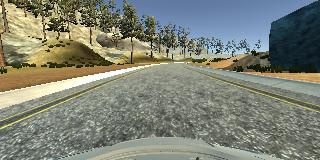
#> input picture Term1/P3_Behavioral Cloning/submission_imgs/flipped.jpg, 320 x 160 px
$ python -i video_gen.py   (imports and definitions only)   (older library calls are emulated)
#> lines starting #> are read from the running program, lines starting #| are printed output that depends on the picture
### Term1/P4_Advanced Lane Finding/calibrate_cam.py
import numpy as np
import cv2
import glob

# prepare object points, like (0,0,0), (1,0,0), (2,0,0) ....,(6,5,0)
objp = np.zeros((6*9, 3), np.float32)
objp[:,:2] = np.mgrid[0:9, 0:6].T.reshape(-1, 2)

# Arrays to store object points and image points from all the images.
objpoints = [] # 3d points in the real world space
imgpoints = [] # 2d points in image plane

# [21 lines left out: function get_obj_img_points, not called in this run]

# Calibrate Camera
def calibrate_camera():
    import pickle
    import os
    mtx = []
    dist = []

    if os.path.exists('mtx_dist_pickle.p'):
        f = pickle.load(open('mtx_dist_pickle.p', 'rb'))
        mtx = f['mtx']
        dist = f['dist']
    else:
        # Calibrate camera and obtain mtx and dist coefficients
        img = cv2.imread('./test_images/test1.jpg')
        img_size = (img.shape[1], img.shape[0])

        objpoints, imgpoints = get_obj_img_points()
        ret, mtx, dist, rvecs, tvecs = cv2.calibrateCamera(objpoints, imgpoints, img_size, None, None)

        dist_pickle = {}
        dist_pickle['mtx'] = mtx
        dist_pickle['dist'] = dist
        pickle.dump(dist_pickle, open('mtx_dist_pickle.p', 'wb'))
    return mtx, dist

### Term1/P4_Advanced Lane Finding/tracker.py
import numpy as np

class tracker():
	def __init__(self, Mywindow_width, Mywindow_height, Mymargin, My_ym=1, My_xm=1, Mysmooth_factor=15):
		# List that stores all the past (left, center) center set values used for smoothing the output
#> further down, picture is the input picture: shape (160, 320, 3); mean B, G, R 117.5, 130.2, 126.6
		self.recent_centers = []

		# the width in pixels that is used for selecting the range within which the values are used for curve calculation
		self.window_width = Mywindow_width

		# the height in pixels that is used for selecting the range within which the values are used for curve calculation
		self.window_height = Mywindow_height

		# the margin which is used for selecting range of pixels around the centraids for line identification
		self.margin = Mymargin

		self.ym = My_ym     # meters per pixel in vertical axis

		self.xm = My_xm     # meters per pixel in horizontal axis

		self.smooth_factor = Mysmooth_factor

	# [37 lines left out: function find_window_centroids, not called in this run]

### Term1/P4_Advanced Lane Finding/video_gen.py
from moviepy.editor import VideoFileClip
import numpy as np
import cv2
import glob
from calibrate_cam import calibrate_camera
from tracker import tracker

# [1 line that did not run here, left out]

# Applies a Gaussian Noise kernel
def gaussian_blur(img, kernel_size):
    return cv2.GaussianBlur(img, (kernel_size, kernel_size), 0)

# Calculate color transformations, image gradients and thresholds
def abs_sobel_thresh(img, orient='x', sobel_kernel=3, thresh=(0, 255)):
#> called with orient = 'x', sobel_kernel = 3, thresh = (0, 255)
    gray = cv2.cvtColor(img, cv2.COLOR_BGR2GRAY)
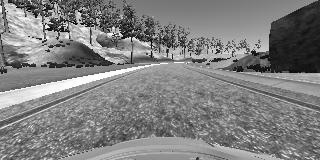
#> gray: shape (160, 320); min 1, max 255, mean 127.7
    if orient == 'x':
        sobel = cv2.Sobel(gray, cv2.CV_64F, 1, 0, ksize=sobel_kernel)
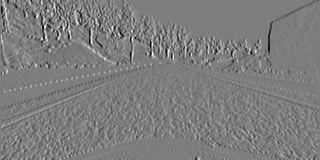
#> sobel: shape (160, 320) float64; min -748, max 769, mean -1.4; drawn with min black and max white
    if orient == 'y':
        sobel = cv2.Sobel(gray, cv2.CV_64F, 0, 1, ksize=sobel_kernel)
    abs_sobel = np.absolute(sobel)
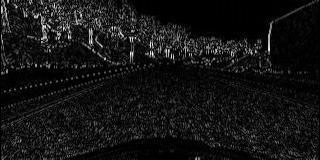
#> abs_sobel: shape (160, 320) float64; min 0, max 769, mean 62.2; drawn with min black and max white
    scaled_sobel = np.uint8(255 * abs_sobel/np.max(abs_sobel))
    grad_binary = np.zeros_like(scaled_sobel)
    grad_binary[(scaled_sobel >= thresh[0]) & (scaled_sobel <= thresh[1])] = 1
    #grad_binary = scaled_sobel
    return grad_binary

# [80 lines left out: functions mag_thresh, color_threshold, window_mask, get_src_dst_points, get_roi_coordinates, not called in this run]

def resize_frame(frm):
    return cv2.resize(frm, (0,0), fx=0.5, fy=0.5)

# [113 lines left out: function process_image, not called in this run]

Output_video = 'output1_video.mp4'
Input_video = 'project_video.mp4'

window_width = 25
window_height = 80

# Set up the overall class to do all the tracking
curve_centers = tracker(Mywindow_width = window_width, Mywindow_height = window_height, Mymargin = 15, My_ym = 9/720, My_xm = 4/384, Mysmooth_factor = 25)

# [1 line that did not run here, left out]
# [1 line that did not run here, left out]
# [1 line not run here, left out]
"""

cap = cv2.VideoCapture(Input_video)
while(cap.isOpened()):
    ret, frame = cap.read()

    final = process_image(frame)
    cv2.imshow('final', final)

    if cv2.waitKey(1) & 0xFF == 27:
        break
cap.release()
cv2.destroyAllWindows()
"""

>>> import cv2
>>> picture = cv2.imread('../P3_Behavioral Cloning/submission_imgs/flipped.jpg')
>>> result = abs_sobel_thresh(picture)
#> result: shape (160, 320); every value is 1
